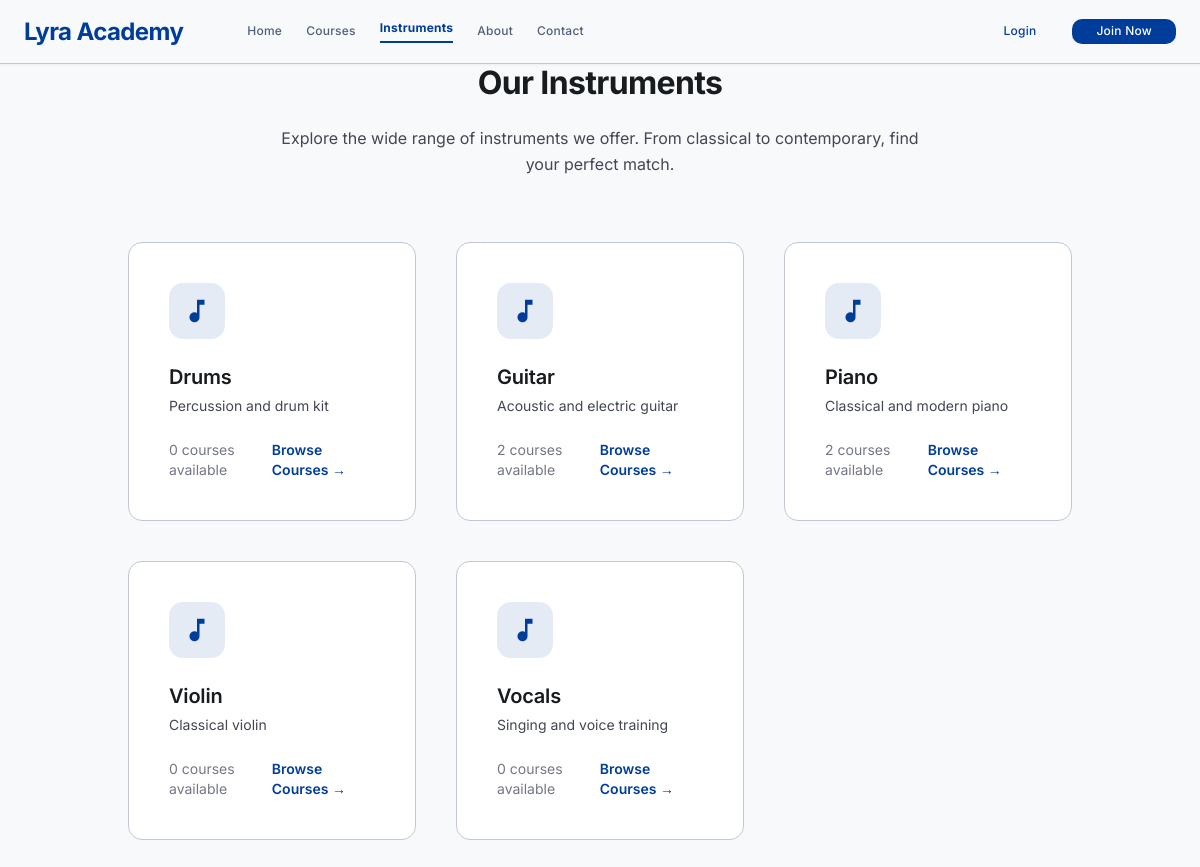
Screenshot of /44_Instrument_Categories/index.php with the database file from the repository.
### tables this page shows
CREATE TABLE IF NOT EXISTS instruments (
    id INT AUTO_INCREMENT PRIMARY KEY,
    name VARCHAR(100) UNIQUE NOT NULL,
    description TEXT,
    created_at TIMESTAMP DEFAULT CURRENT_TIMESTAMP
);

### 44_Instrument_Categories/index.php (the view, shortened to what this page needs)
<?php
$pdo = require_once __DIR__ . '/../config/db.php';
require_once __DIR__ . '/../config/design-system.php';
$instruments = [];
try {
    $stmt = $pdo->query("
        SELECT i.*,
               (SELECT COUNT(*) FROM courses WHERE instrument_id = i.id AND status = 'published') as course_count
        FROM instruments i
        ORDER BY i.name ASC
    ");
    $instruments = $stmt->fetchAll();
} catch (Exception $e) {}
?>
<!DOCTYPE html>
<html lang="en">
<head>
<?php lms_head('Instruments', 'guest'); ?>
</head>
<body class="bg-background text-on-surface">
<?php lms_public_navbar('/44_Instrument_Categories/index.php'); ?>
<main id="lms-main-content" class="max-w-5xl mx-auto px-lg py-xl">
    <section class="text-center mb-xl">
        <h1 class="font-h1 text-h1 text-on-surface mb-md">Our Instruments</h1>
        <p class="font-body-lg text-body-lg text-on-surface-variant max-w-2xl mx-auto">
            Explore the wide range of instruments we offer. From classical to contemporary, find your perfect match.
        </p>
    </section>
    <?php if (empty($instruments)): ?>
        <div class="text-center text-on-surface-variant py-xl">
            <span aria-hidden="true" class="material-symbols-outlined text-5xl mb-sm">piano</span>
            <p>No instruments available yet. Check back soon!</p>
        </div>
    <?php else: ?>
        <div class="grid grid-cols-1 md:grid-cols-2 lg:grid-cols-3 gap-lg">
            <?php foreach ($instruments as $inst): ?>
                <div class="bg-surface-container-lowest border border-outline-variant rounded-xl p-lg hover:shadow-md transition-shadow">
                    <div class="w-14 h-14 rounded-xl bg-primary/10 flex items-center justify-center mb-md">
                        <span aria-hidden="true" class="material-symbols-outlined text-3xl text-primary">music_note</span>
                    </div>
                    <h3 class="font-h3 text-h3 text-on-surface mb-xs"><?= htmlspecialchars($inst['name']) ?></h3>
                    <p class="text-body-md text-on-surface-variant mb-md"><?= htmlspecialchars($inst['description'] ?? 'Learn to play this beautiful instrument.') ?></p>
                    <div class="flex justify-between items-center">
                        <span class="text-sm text-outline"><?= intval($inst['course_count']) ?> courses available</span>
                        <a href="/42_Public_Course_Catalog/index.php?instrument_id=<?= $inst['id'] ?>" class="text-primary font-semibold text-sm hover:underline">Browse Courses →</a>
                    </div>
                </div>
            <?php endforeach; ?>
        </div>
    <?php endif; ?>
</main>
</body>
</html>

### config/design-system.php (shortened to what this page needs)
<?php
function lms_head(string $title, string $role = 'admin', array $extra = []): void { ?>
    <script src="https://cdn.tailwindcss.com?plugins=forms,container-queries"></script>
    <script id="tailwind-config">
        <?= lms_tailwind_config_json($role) ?>
    </script>
<?php }
require_once __DIR__ . '/nav.php';
    ?>
    <?php
function lms_public_navbar(string $activeHref = ''): void {
    global $LMS_SIDEBARS;
    $isLoggedIn = isset($_SESSION['user_id']);
    $userName = $isLoggedIn ? $_SESSION['name'] : '';
    $dashboardHref = '/';
    $publicNavItems = $LMS_SIDEBARS['guest']['nav'] ?? [];
    ?>
    <nav class="fixed top-0 left-0 w-full h-[64px] bg-surface border-b border-outline-variant shadow-sm z-50 flex justify-between items-center px-md">
        <div class="flex justify-between items-center w-full max-w-container-max mx-auto h-full">
            <div class="flex items-center gap-md">
                <a href="/43_Public_Homepage/index.php" class="font-h2 text-h2 text-primary font-bold tracking-tight">Lyra Academy</a>
                <div class="hidden md:flex items-center gap-md ml-lg">
                    <?php foreach ($publicNavItems as $item):
                        $isActive = ($activeHref === $item['href'])
                            || ($item['href'] === '/43_Public_Homepage/index.php' && $activeHref === '/')
                            || ($item['href'] === '/42_Public_Course_Catalog/index.php' && $activeHref === '/45_Public_Course_Detail/index.php');
                        $linkClass = $isActive
                            ? 'text-primary font-bold border-b-2 border-primary pb-1 font-label-md text-label-md'
                            : 'text-secondary hover:text-primary transition-colors font-label-md text-label-md';
                    ?>
                        <a class="<?= $linkClass ?>" href="<?= htmlspecialchars($item['href']) ?>">
                            <?= htmlspecialchars($item['label']) ?>
                        </a>
                    <?php endforeach; ?>
                </div>
            </div>
            <div class="flex items-center gap-sm">
                <?php if ($isLoggedIn): ?>
                    <span class="text-body-md text-on-surface font-semibold hidden sm:inline">Hello, <?= htmlspecialchars($userName) ?></span>
                    <a href="<?= htmlspecialchars($dashboardHref) ?>" class="px-md py-xs rounded-lg font-label-md text-label-md bg-primary text-on-primary hover:opacity-90 active:scale-95 transition-all">Dashboard</a>
                    <form action="/api/auth/logout.php" method="POST" class="inline m-0">
                        <input type="hidden" name="csrf_token" value="<?= htmlspecialchars(csrf_token()) ?>">
                        <button type="submit" class="px-md py-xs rounded-lg font-label-md text-label-md bg-secondary text-white hover:opacity-90 active:scale-95 transition-all cursor-pointer">Logout</button>
                    </form>
                <?php else: ?>
                    <a href="/auth/login.php" class="px-md py-xs rounded-lg font-label-md text-label-md text-primary hover:bg-surface-container-high transition-all">Login</a>
                    <a href="/auth/register.php" class="px-md py-xs rounded-lg font-label-md text-label-md bg-primary text-on-primary hover:opacity-90 active:scale-95 transition-all">Join Now</a>
                <?php endif; ?>
            </div>
        </div>
    </nav>
    <?php
}

### rows the page displays
instruments: name "Drums", description "Percussion and drum kit", course_count "0"
instruments: name "Guitar", description "Acoustic and electric guitar", course_count "2"
instruments: name "Piano", description "Classical and modern piano", course_count "2"
instruments: name "Violin", description "Classical violin", course_count "0"
instruments: name "Vocals", description "Singing and voice training", course_count "0"

### other values shown
$item['label'] "Home"
$item['label'] "Courses"
$item['label'] "Instruments"
$item['label'] "About"
$item['label'] "Contact"
